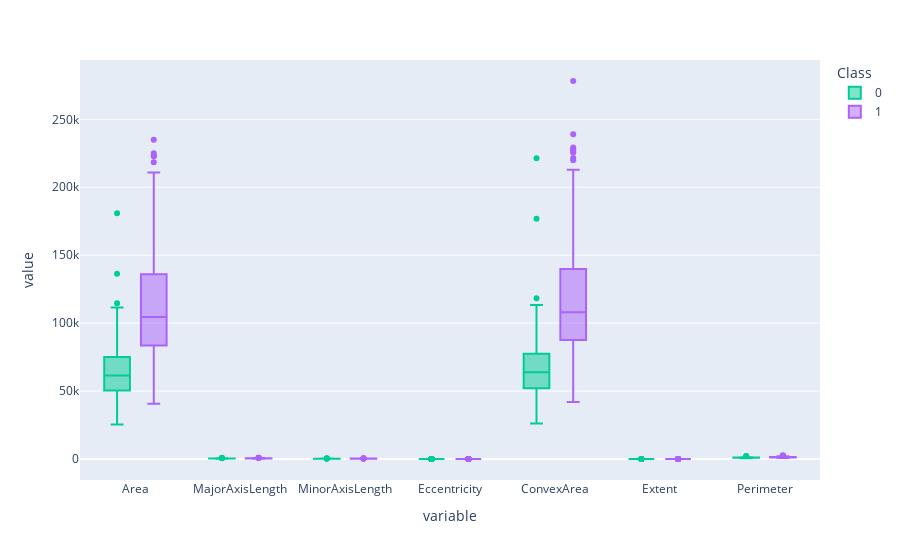

Notebook code for this chart:
### Code cell
fig = px.box(df, color="Class", color_discrete_map={"Kecimen":'#FF0000',"Besni":'#00FF00'})
fig.show()

### Figure 1 — Plotly figure (JSON) as saved in the notebook; plotly's stock layout.template omitted (floating-point values rounded to 4 significant figures; data arrays with more than 128 entries replaced by an {"elided": "..."} marker saying what was removed)
{"data": [{"alignmentgroup": "True", "hovertemplate": "Class=0<br>variable=%{x}<br>value=%{y}<extra></extra>", "legendgroup": "0", "marker": {"color": "#00cc96"}, "name": "0", "notched": false, "offsetgroup": "0", "orientation": "v", "showlegend": true, "type": "box", "x": {"elided": "3150 str values"}, "x0": " ", "xaxis": "x", "y": {"elided": "3150 float values"}, "y0": " ", "yaxis": "y"}, {"alignmentgroup": "True", "hovertemplate": "Class=1<br>variable=%{x}<br>value=%{y}<extra></extra>", "legendgroup": "1", "marker": {"color": "#ab63fa"}, "name": "1", "notched": false, "offsetgroup": "1", "orientation": "v", "showlegend": true, "type": "box", "x": {"elided": "3150 str values"}, "x0": " ", "xaxis": "x", "y": {"elided": "3150 float values"}, "y0": " ", "yaxis": "y"}], "layout": {"autosize": true, "boxmode": "group", "legend": {"title": {"text": "Class"}, "tracegroupgap": 0}, "margin": {"t": 60}, "xaxis": {"anchor": "y", "autorange": true, "domain": [0, 1], "range": [-0.5393, 6.539], "title": {"text": "variable"}, "type": "category"}, "yaxis": {"anchor": "x", "autorange": true, "domain": [0, 1], "range": [-15460.0, 293700.0], "title": {"text": "value"}, "type": "linear"}}}
